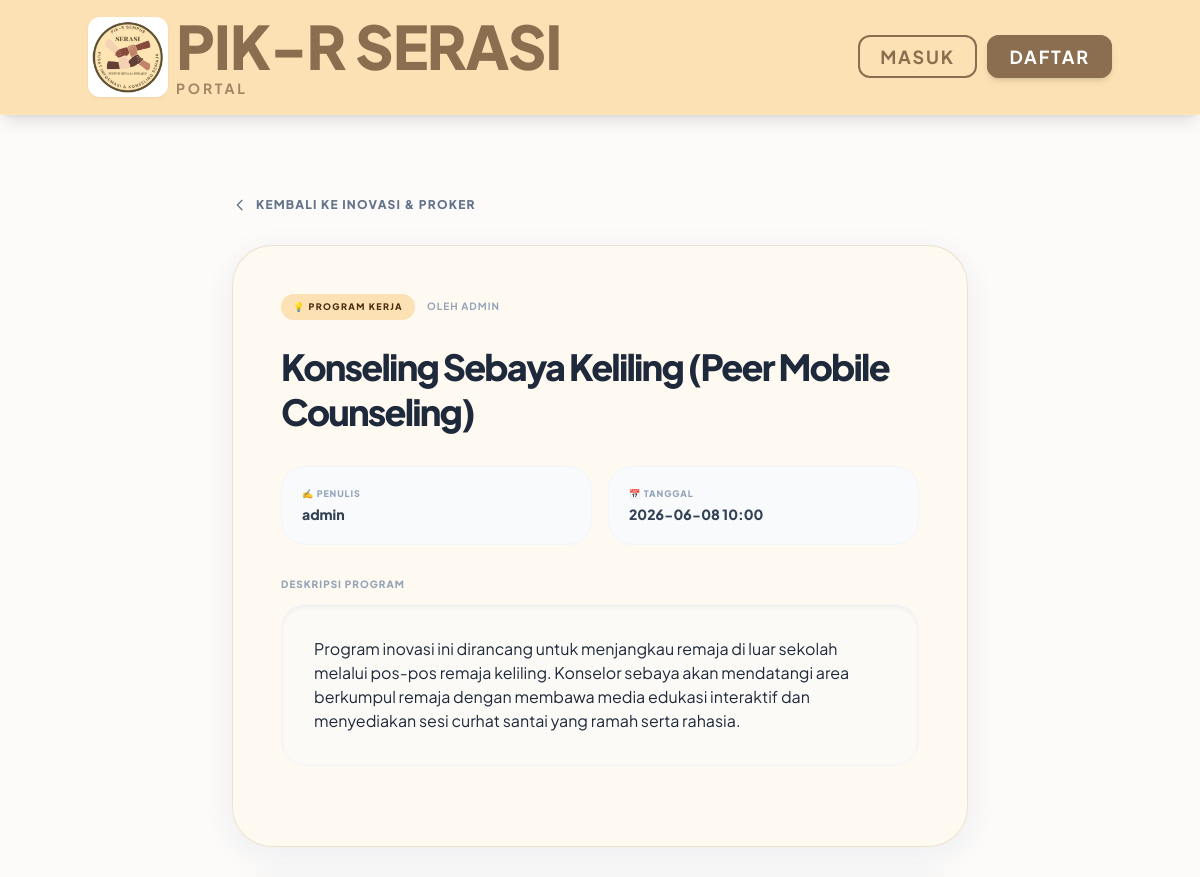
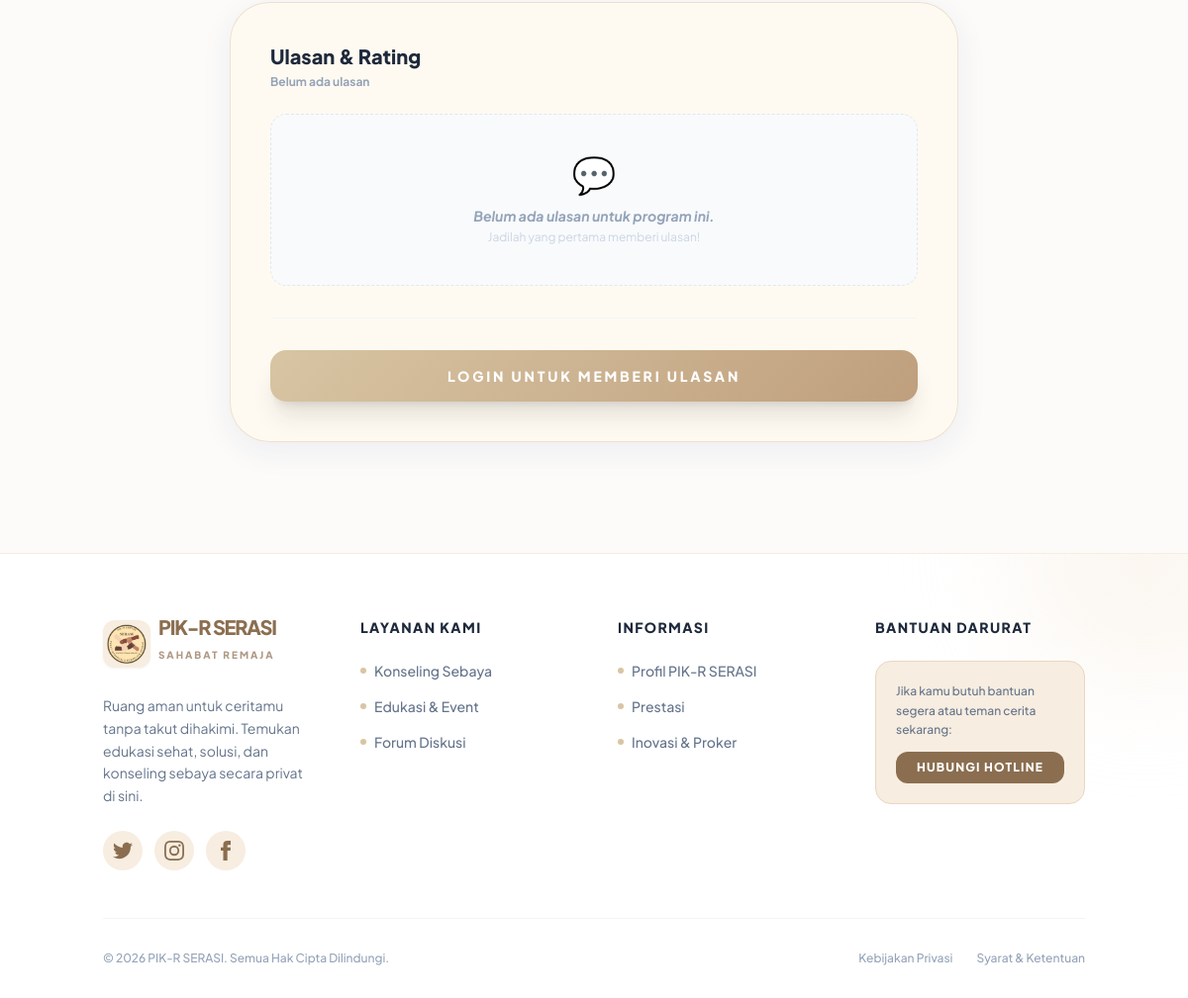
The page /inovasi-proker/1 on the database its author committed (2 pictures, top to bottom).
### tables this page shows
CREATE TABLE innovations (
            id INTEGER PRIMARY KEY AUTOINCREMENT,
            title TEXT NOT NULL,
            content TEXT,
            author TEXT,
            author_id INTEGER,
            dokumen TEXT,
            date TEXT
        );

### app.py (the view)
@app.route('/inovasi-proker/<int:inn_id>')
def innovation_detail(inn_id):
    conn = get_db_connection()
    inn = conn.execute('SELECT * FROM innovations WHERE id = ?', (inn_id,)).fetchone()
    if inn:
        innovation = dict(inn)
        innovation['comments'] = [dict(c) for c in conn.execute('SELECT * FROM innovations_comments WHERE innovation_id = ?', (inn_id,)).fetchall()]
        conn.close()
        return render_template('innovation_detail.html', innovation=innovation)
    conn.close()
    flash('Inovasi tidak ditemukan', 'warning')
    return redirect(url_for('innovations'))

### app.py (called while the page is built, shortened)
def get_db_connection():
    supabase_url = os.environ.get('SUPABASE_DB_URL')
    return PIKRDatabaseConnection(db_path=DB_PATH, supabase_url=supabase_url)

    def execute(self, query, params=None):
        query_upper = query.strip().upper()
        is_write = any(query_upper.startswith(op) for op in ["INSERT", "UPDATE", "DELETE"])
        if self.supabase_url:
            query = query.replace('?', '%s')
            query = re.sub(r'"([^"]*)"', r"'\1'", query)
            if params is not None:
                if not isinstance(params, (tuple, list)):
                    params = (params,)
                self.cursor.execute(query, params)
            else:
                self.cursor.execute(query)
        else:
            if params is not None:
                self.cursor.execute(query, params)
            else:
                self.cursor.execute(query)
        return self

    def fetchone(self):
        row = self.cursor.fetchone()
        if row is None:
            return None
        return row

    def fetchall(self):
        return self.cursor.fetchall()

    def close(self):
        self.cursor.close()
        self.conn.close()
        if self.modified_tables:
            for table in self.modified_tables:
                trigger_async_sheets_sync(table)

### templates/innovation_detail.html (shortened to what this page needs)
{% extends 'base.html' %}
{% block content %}
<div class="max-w-3xl mx-auto py-8 px-4">
  <a href="{{ url_for('innovations') }}"
     class="inline-flex items-center gap-2 text-xs font-black text-slate-500 hover:text-[#8b6e50] uppercase tracking-widest mb-8 transition-colors group">
    <svg class="w-4 h-4 group-hover:-translate-x-1 transition-transform" fill="none" stroke="currentColor" viewBox="0 0 24 24">
      <path stroke-linecap="round" stroke-linejoin="round" stroke-width="2" d="M15 19l-7-7 7-7"/>
    </svg>
    Kembali ke Inovasi & Proker
  </a>
  <div class="premium-card rounded-[2.5rem] overflow-hidden mb-8">
    <div class="p-8 md:p-12">
      <div class="flex items-center gap-3 mb-6 flex-wrap">
        <span class="bg-[#FBE1B3] text-[#4A2C11] text-[9px] font-black px-3 py-1.5 rounded-full uppercase tracking-[0.15em]">
          💡 Program Kerja
        </span>
        {% if innovation.author %}
        <span class="text-[10px] font-bold text-slate-400 uppercase tracking-widest">oleh {{ innovation.author }}</span>
        {% endif %}
      </div>
      <h1 class="text-4xl font-black text-slate-800 tracking-tighter leading-tight mb-8">{{ innovation.title }}</h1>
      <div class="grid grid-cols-2 gap-4 mb-8">
        <div class="bg-slate-50 p-5 rounded-3xl border border-slate-100">
          <p class="text-[9px] font-black text-slate-400 uppercase tracking-widest mb-1">✍️ Penulis</p>
          <p class="text-sm font-black text-slate-700">{{ innovation.author }}</p>
        </div>
        <div class="bg-slate-50 p-5 rounded-3xl border border-slate-100">
          <p class="text-[9px] font-black text-slate-400 uppercase tracking-widest mb-1">📅 Tanggal</p>
          <p class="text-sm font-black text-slate-700">{{ innovation.date }}</p>
        </div>
      </div>
      <div class="mb-8">
        <p class="text-[10px] font-black text-slate-400 uppercase tracking-widest mb-3">Deskripsi Program</p>
        <div class="innovation-content bg-slate-50/50 p-8 rounded-3xl border border-slate-100 shadow-inner">
          {{ innovation.content|safe }}
        </div>
      </div>
    </div>
  </div>
  <div class="premium-card rounded-[2.5rem] p-8 md:p-10">
    <div class="flex items-center justify-between mb-6">
      <div>
        <h2 class="text-xl font-black text-slate-800">Ulasan & Rating</h2>
        <p class="text-xs text-slate-400 font-bold mt-1">
          {% if innovation.comments %}
            {{ innovation.comments | length }} ulasan diberikan
          {% else %}
            Belum ada ulasan
          {% endif %}
        </p>
      </div>
    </div>
    <div class="space-y-4 mb-8">
      {% for comment in innovation.comments %}
      <div class="bg-slate-50/80 p-5 rounded-2xl border border-slate-100 group/comment relative">
        <div class="flex items-start gap-4">
          <div class="flex-shrink-0 w-10 h-10 bg-[#FBE1B3] rounded-2xl flex items-center justify-center font-black text-[#4A2C11] text-base shadow-sm">
            {{ comment.username[0]|upper }}
          </div>
          <div class="flex-1 min-w-0">
            <div class="flex items-center justify-between mb-2 gap-2 flex-wrap">
              <div class="flex items-center gap-2">
                <span class="font-black text-slate-800 text-sm">{{ comment.username }}</span>
                <span class="bg-amber-100 text-amber-700 font-black text-[9px] px-2 py-0.5 rounded-lg uppercase">
                  ⭐ {{ comment.rating }}
                </span>
              </div>
              <div class="flex gap-2 opacity-0 group-hover/comment:opacity-100 transition-opacity">
                {% if comment.username == session.get('username') %}
                <button onclick="openEditInnovationComment('{{ innovation.id }}','{{ comment.id }}','{{ comment.text }}')"
                        class="text-blue-500 hover:text-blue-700 text-[9px] font-black uppercase tracking-widest transition-colors">
                  Edit
                </button>
                {% endif %}
                {% if session.get('role') == 'admin_pikr' or comment.username == session.get('username') %}
                <a href="{{ url_for('delete_innovation_comment', inn_id=innovation.id, comment_id=comment.id) }}"
                   onclick="return confirm('Hapus ulasan ini?')"
                   class="text-red-500 hover:text-red-700 text-[9px] font-black uppercase tracking-widest transition-colors">
                  Hapus
                </a>
                {% endif %}
              </div>
            </div>
            <div class="flex items-center gap-0.5 mb-2">
              {% for i in range(1, 6) %}
                {% if i <= comment.rating %}
                  <svg class="w-3.5 h-3.5 text-amber-400" fill="currentColor" viewBox="0 0 20 20">
                    <path d="M9.049 2.927c.3-.921 1.603-.921 1.902 0l1.286 3.957a1 1 0 00.95.69h4.165c.969 0 1.371 1.24.588 1.81l-3.374 2.455a1 1 0 00-.364 1.118l1.287 3.956c.3.921-.755 1.688-1.54 1.118L10 15.347l-3.374 2.455c-.784.57-1.84-.197-1.54-1.118l1.287-3.956a1 1 0 00-.364-1.118L2.635 9.384c-.783-.57-.38-1.81.588-1.81h4.165a1 1 0 00.95-.69l1.286-3.957z"/>
                  </svg>
                {% else %}
                  <svg class="w-3.5 h-3.5 text-slate-200" fill="currentColor" viewBox="0 0 20 20">
                    <path d="M9.049 2.927c.3-.921 1.603-.921 1.902 0l1.286 3.957a1 1 0 00.95.69h4.165c.969 0 1.371 1.24.588 1.81l-3.374 2.455a1 1 0 00-.364 1.118l1.287 3.956c.3.921-.755 1.688-1.54 1.118L10 15.347l-3.374 2.455c-.784.57-1.84-.197-1.54-1.118l1.287-3.956a1 1 0 00-.364-1.118L2.635 9.384c-.783-.57-.38-1.81.588-1.81h4.165a1 1 0 00.95-.69l1.286-3.957z"/>
                  </svg>
                {% endif %}
              {% endfor %}
            </div>
            {% if comment.text %}
            <p class="text-slate-500 italic text-sm leading-relaxed">"{{ comment.text }}"</p>
            {% endif %}
          </div>
        </div>
      </div>
      {% else %}
      <div class="py-10 text-center text-slate-400 bg-slate-50 rounded-2xl border border-dashed border-slate-200">
        <div class="text-4xl mb-3">💬</div>
        <p class="text-sm font-bold italic">Belum ada ulasan untuk program ini.</p>
        <p class="text-xs text-slate-300 mt-1">Jadilah yang pertama memberi ulasan!</p>
      </div>
      {% endfor %}
    </div>
    {% if session.get('user_id') %}
    <form action="{{ url_for('add_innovation_comment', inn_id=innovation.id) }}" method="post"
          class="border-t border-slate-100 pt-8">
      <h3 class="text-sm font-black text-slate-700 uppercase tracking-widest mb-5">Tambahkan Ulasan</h3>
      <div class="mb-4">
        <label class="block text-[10px] font-black text-slate-400 uppercase tracking-widest mb-2">Rating</label>
        <div class="flex gap-2 flex-wrap">
          {% for val, label in [('5','5 — Sangat Baik'), ('4','4 — Baik'), ('3','3 — Cukup'), ('2','2 — Kurang'), ('1','1 — Buruk')] %}
          <label class="cursor-pointer">
            <input type="radio" name="rating" value="{{ val }}" class="sr-only peer" {% if val == '5' %}checked{% endif %}>
            <span class="inline-flex items-center gap-1 px-4 py-2 rounded-2xl border border-slate-200 text-xs font-black text-slate-500
                         peer-checked:bg-amber-400 peer-checked:text-white peer-checked:border-amber-400
                         hover:border-amber-300 transition-all">
              ⭐ {{ val }}
            </span>
          </label>
          {% endfor %}
        </div>
      </div>
      <div class="mb-5">
        <label class="block text-[10px] font-black text-slate-400 uppercase tracking-widest mb-2">Komentar (Opsional)</label>
        <textarea name="comment" rows="3"
                  class="w-full text-sm p-4 bg-slate-50 border border-slate-200 rounded-2xl outline-none focus:ring-2 focus:ring-[#4A2C11]/30 focus:border-[#4A2C11] focus:bg-white transition-all resize-none"
                  placeholder="Bagikan pendapatmu tentang program ini..."></textarea>
      </div>
      <button type="submit"
              class="btn-premium w-full text-white font-black py-4 rounded-2xl text-sm uppercase tracking-[0.2em] shadow-xl hover:scale-[1.02] transition-transform">
        Kirim Ulasan
      </button>
    </form>
    {% else %}
    <div class="border-t border-slate-100 pt-8">
      <a href="{{ url_for('login') }}"
         class="btn-premium block w-full text-white text-center font-black py-4 rounded-2xl text-sm uppercase tracking-[0.2em] shadow-xl">
        Login untuk Memberi Ulasan
      </a>
    </div>
    {% endif %}
  </div>
</div>
{% endblock %}

### templates/base.html (style rules this page uses)
:root { --primary: #d8c5a3; --primary-light: #f8efe1; --secondary: #9f836c; --accent: #d8c5a3; --glass: rgba(255, 250, 240, 0.9); --glass-border: rgba(204, 177, 141, 0.35); }
body { font-family: 'Plus Jakarta Sans', sans-serif; scroll-behavior: smooth; }
body, input, textarea, button, select, p, span, h1, h2, h3, h4, h5, h6, a, div, li, ul, ol, strong, em, b { font-family: 'Plus Jakarta Sans', sans-serif; }
.btn-premium { background: linear-gradient(135deg, #d8c5a3 0%, #bf9f7d 100%); transition: all 0.3s ease; box-shadow: 0 4px 15px rgba(216, 197, 163, 0.3); }
.premium-card { background: var(--glass); backdrop-filter: blur(12px); -webkit-backdrop-filter: blur(12px); border: 1px solid var(--glass-border); box-shadow: 0 8px 32px 0 rgba(31, 38, 135, 0.07); transition: all 0.3s cubic-bezier(0.4, 0, 0.2, 1); }
.btn-premium { background: linear-gradient(135deg, #d8c5a3 0%, #bf9f7d 100%); transition: all 0.3s ease; box-shadow: 0 4px 15px rgba(216, 197, 163, 0.4); }

### rows shown on the page
innovations: author "ADMIN", title "Konseling Sebaya Keliling (Peer Mobile Counseling)", author "admin", date "2026-06-08 10:00", content "Program inovasi ini dirancang untuk menjangkau remaja di luar sekolah melalui pos-pos remaja keliling. Konselor sebaya akan mendatangi area berkumpul remaja dengan membawa media edukasi interaktif dan menyediakan sesi curhat santai yang ramah serta rahasia."
